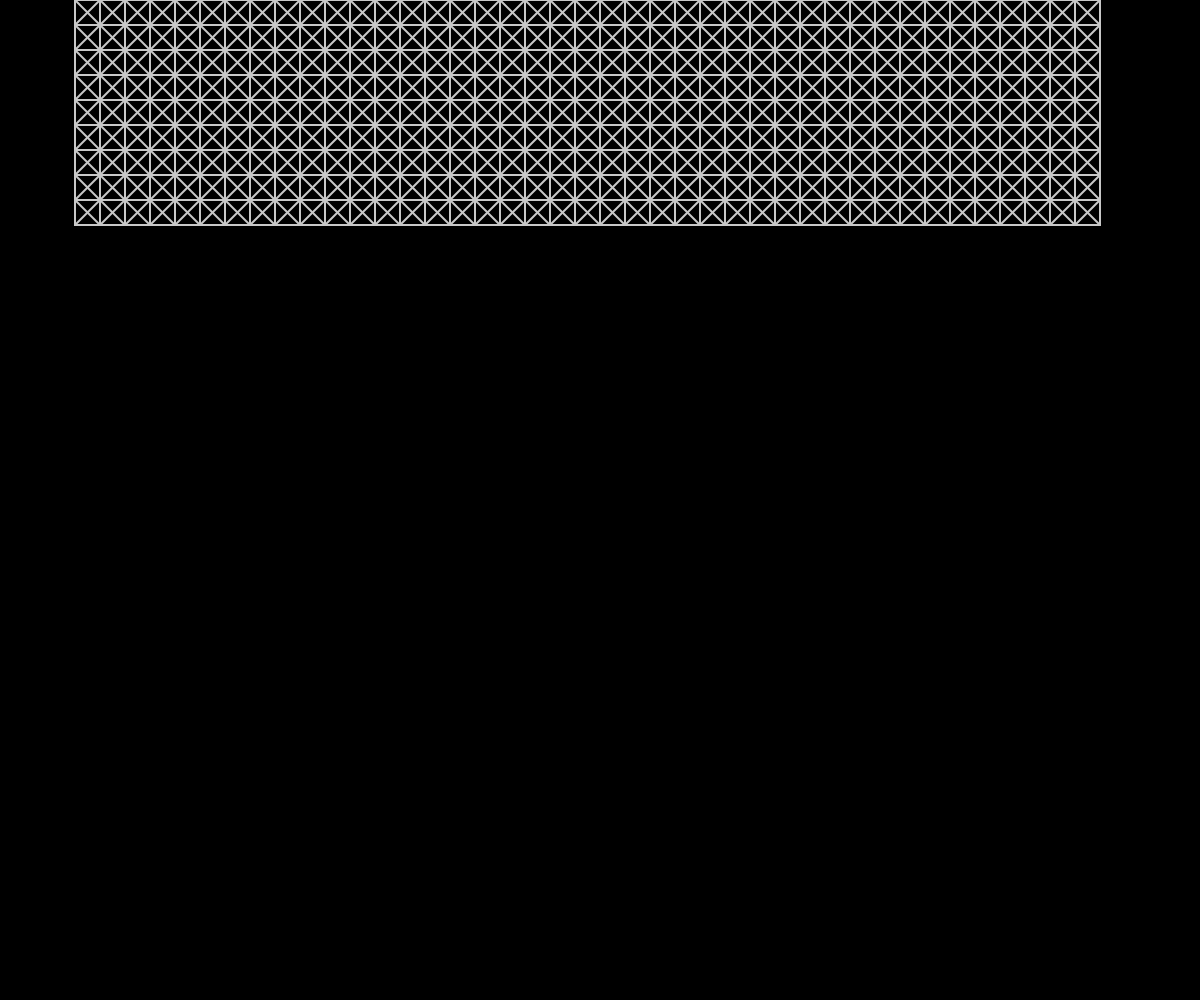
Frame 1 (no input)
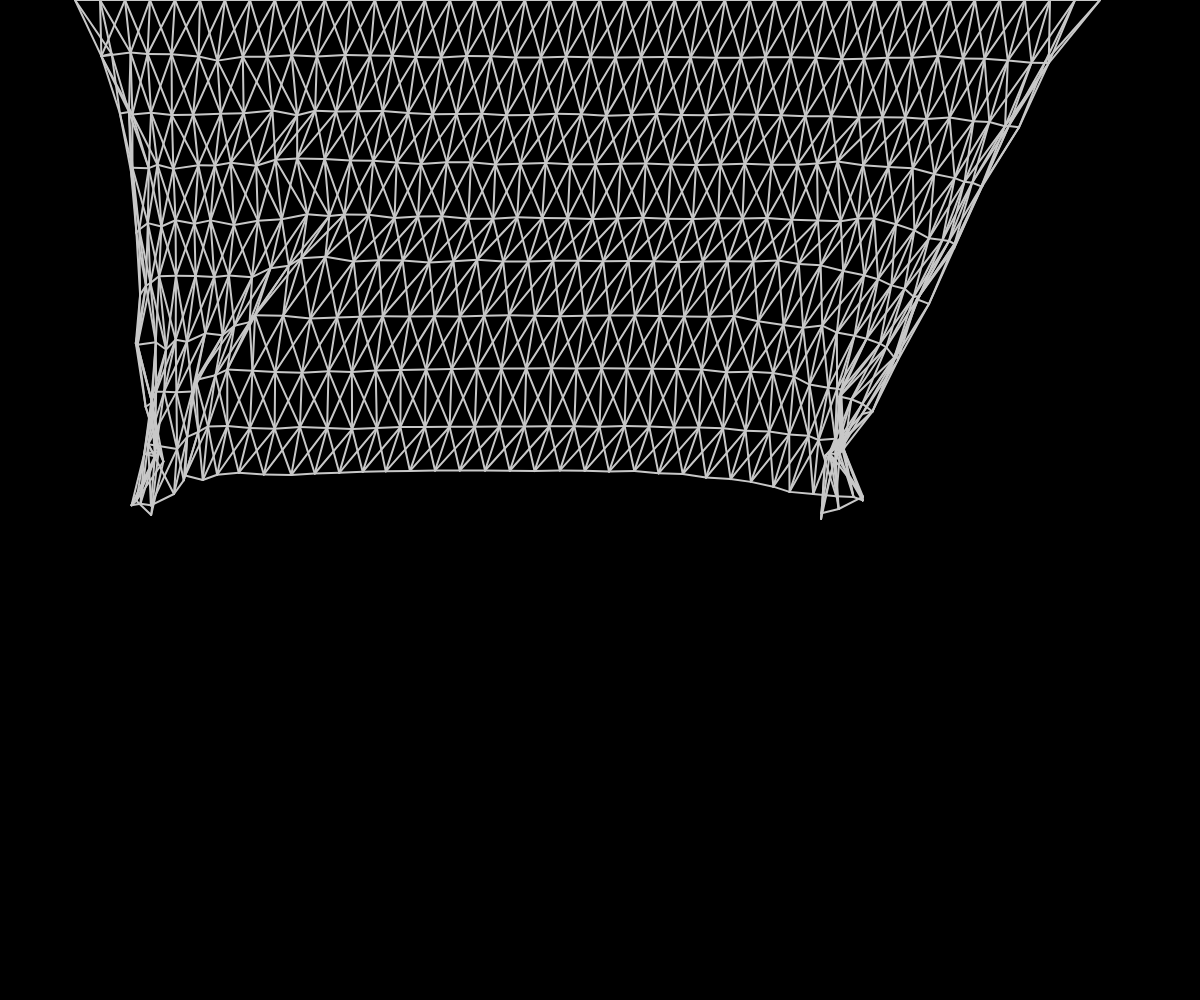
Frame 60 (no input)
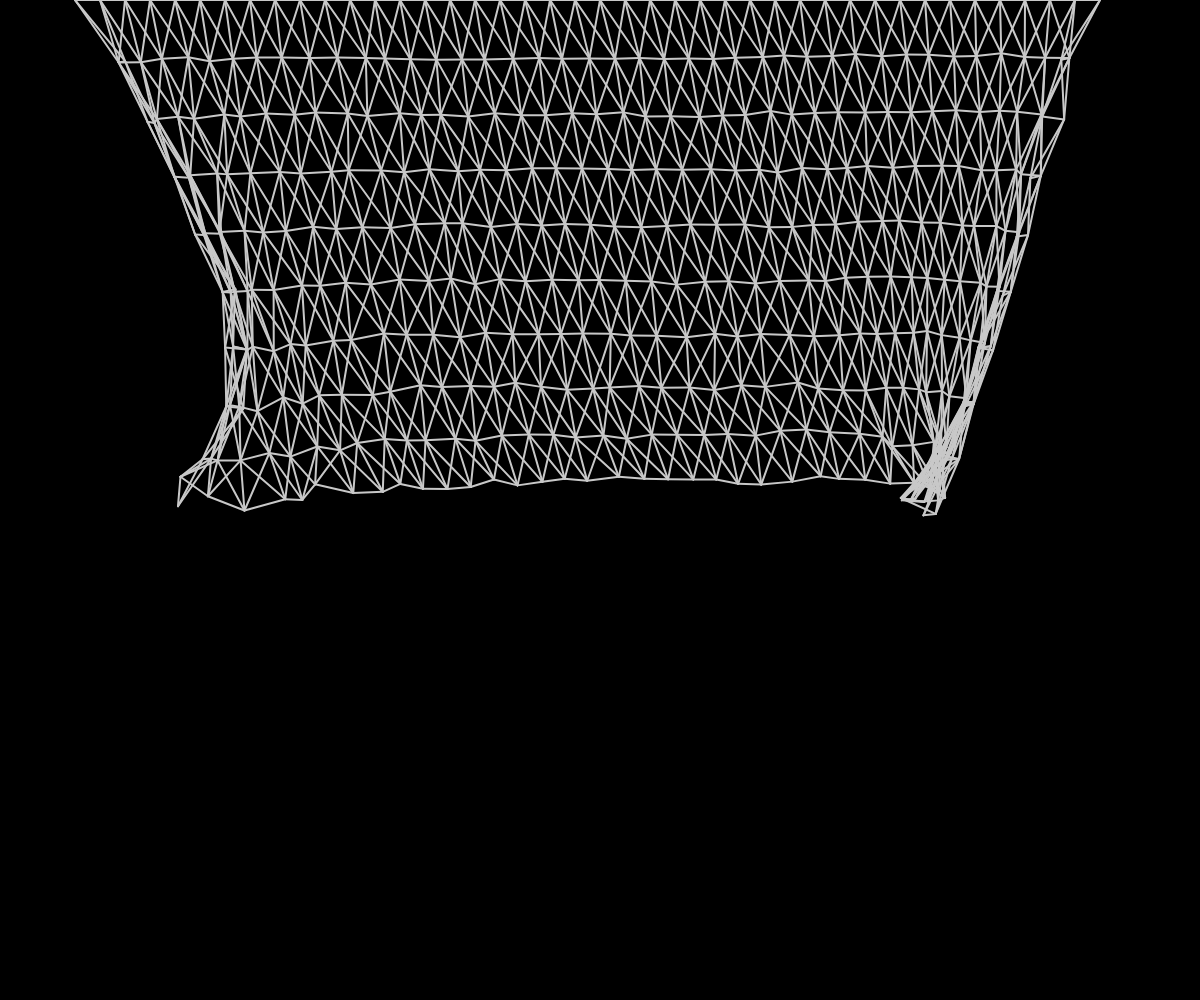
Frame 120 (the mouse pressed at the canvas centre since frame 60)

The p5.js sketch that drew these frames (run headless with seeded random() and noise() and a simulated clock; from frame 60 on, the mouse is pressed at the canvas centre):

// p5.js sketch
// ── sketch.js
let gravity;
let particles = [];
let springs = [];

let particleSpacing = 25;
let particleWidth;
let particleLength = 10;
let margin= particleSpacing*3;


let previousMousePosition;

let wind
let xoff= 0

function setup() {
    createCanvas(windowWidth, windowHeight);
    gravity = createVector(0, 10);
	wind= createVector(0,0);
    previousMousePosition = createVector(0, 0);

    particleWidth= int((width / particleSpacing))-6;

    //Initialize Particles in a grid structure
    for (let i = 0; i < particleWidth; i++) {
        let x = margin + i * particleSpacing;
        let column = [];
        for (let j = 0; j < particleLength; j++) {
            let y = particleSpacing * j;
            column.push(new Particle(x, y));
        }
        particles.push(column);
    }

    // Bind particles with springs
    for (let i = 0; i < particleWidth; i++) {
        for (let j = 0; j < particleLength; j++) {
            let notLastColumn = i != particleWidth - 1;
            let notLastRow = j != particleLength - 1;
            let notFirstColumn = i != 0;

            // bind to its right 1,0 if not final column
            if (notLastColumn) {
                // bind to 1,0
                let spring = new Spring(particles[i][j], particles[i + 1][j]);
                springs.push(spring);
            }

            // its bottom 0,1 if not final row
            if (notLastRow) {
                console.log(i,j)
                //bind 0,1
                let spring = new Spring(particles[i][j], particles[i][j + 1]);
                springs.push(spring);
            }

            // its diagonal 1,1 if both not last column AND row
            if (notLastColumn && notLastRow) {
                //bind to 11
                let spring = new Spring(
                    particles[i][j],
                    particles[i + 1][j + 1],
                    40 * sqrt(2),
                );
                springs.push(spring);
            }

            if(notFirstColumn && notLastRow){
                //bind to -1 1

                let spring = new Spring(
                    particles[i][j],
                    particles[i - 1][j + 1],
                    40 * sqrt(2),
                );
                springs.push(spring);
            }
        }
    }

    //anchor the first row of particles
    for (let i = 0; i < particleWidth; i++) {
        particles[i][0].anchor();
    }
}

function draw() {
    background(0);
    previousMousePosition.set(mouseX, mouseY);
	wind.x= map(noise(xoff),0,1,-15,15)
	wind.y= map(noise(xoff+1000),0,1,-5,5)
	xoff += 0.02

    for (let spring of springs) {
        spring.update();
        spring.draw();
    }
    for (let particleColumn of particles) {
        for (let particle of particleColumn) {
            particle.applyForce(gravity);
            particle.applyForce(wind);
            particle.update();
            //particle.draw();
        }
    }
}



function mouseDragged() {
    for (let spring of springs) {
        if (
            doIntersect(
                previousMousePosition,
                createVector(mouseX, mouseY),
                spring.p1.position,
                spring.p2.position
            )){
				console.log(springs.indexOf(spring))
				springs.splice(springs.indexOf(spring),1)
        }
    }
}

// ── LineIntersection.js
function onSegment(p, q, r)
{
    if (q.x <= Math.max(p.x, r.x) && q.x >= Math.min(p.x, r.x) &&
        q.y <= Math.max(p.y, r.y) && q.y >= Math.min(p.y, r.y))
    return true;
   
    return false;
}
 
// To find orientation of ordered triplet (p, q, r).
// The function returns following values
// 0 --> p, q and r are collinear
// 1 --> Clockwise
// 2 --> Counterclockwise
function orientation(p, q, r)
{
    let val = (q.y - p.y) * (r.x - q.x) -
            (q.x - p.x) * (r.y - q.y);
   
    if (val == 0) return 0; // collinear
   
    return (val > 0)? 1: 2; // clock or counterclock wise
}
 
// The main function that returns true if line segment 'p1q1'
// and 'p2q2' intersect.
function doIntersect(p1, q1, p2, q2)
{
 
    // Find the four orientations needed for general and
    // special cases
    let o1 = orientation(p1, q1, p2);
    let o2 = orientation(p1, q1, q2);
    let o3 = orientation(p2, q2, p1);
    let o4 = orientation(p2, q2, q1);
   
    // General case
    if (o1 != o2 && o3 != o4)
        return true;
   
    // Special Cases
    // p1, q1 and p2 are collinear and p2 lies on segment p1q1
    if (o1 == 0 && onSegment(p1, p2, q1)) return true;
   
    // p1, q1 and q2 are collinear and q2 lies on segment p1q1
    if (o2 == 0 && onSegment(p1, q2, q1)) return true;
   
    // p2, q2 and p1 are collinear and p1 lies on segment p2q2
    if (o3 == 0 && onSegment(p2, p1, q2)) return true;
   
    // p2, q2 and q1 are collinear and q1 lies on segment p2q2
    if (o4 == 0 && onSegment(p2, q1, q2)) return true;
   
    return false; // Doesn't fall in any of the above cases
}
// ── Particle.js
class Particle{
    constructor(x,y,mass= 20){
        this.position= createVector(x,y)
        this.velocity= createVector(0,0)
        this.accelaration= createVector(0,0)
        this.mass= mass
        this.anchored= false
    }

    update(){
        if(!this.anchored){
            this.velocity.add(this.accelaration)
            this.position.add(this.velocity.mult(0.97))
        }
        else{
            this.velocity.mult(0)
        }
        this.accelaration.mult(0)
        
    }

    applyForce(force){
        this.accelaration.add(force.copy().div(this.mass))
    }

    draw(){
        stroke(255);
        fill(150,150,200)
        ellipse(this.position.x, this.position.y, 5,5);
    }

    anchor(){
        this.anchored= true
    }

    free(){
        this.anchored= false
    }

}
// ── Spring.js
class Spring {
    constructor(p1, p2,rest = 80,k = 8) {
        this.k = k;
        this.p1 = p1;
        this.p2 = p2;
        this.rest = rest;
    }

    update() {
        
        let force = p5.Vector.sub(this.p1.position, this.p2.position);
        let x = force.mag() - this.rest;

        if(x>0){
            force.normalize().mult(this.k * x);
            this.p2.applyForce(force.mult());
            this.p1.applyForce(force.mult(-1));
        }
    }

    draw() {
        stroke(200);
        strokeWeight(2);
        line(this.p1.position.x, this.p1.position.y, this.p2.position.x, this.p2.position.y);
    }
}
